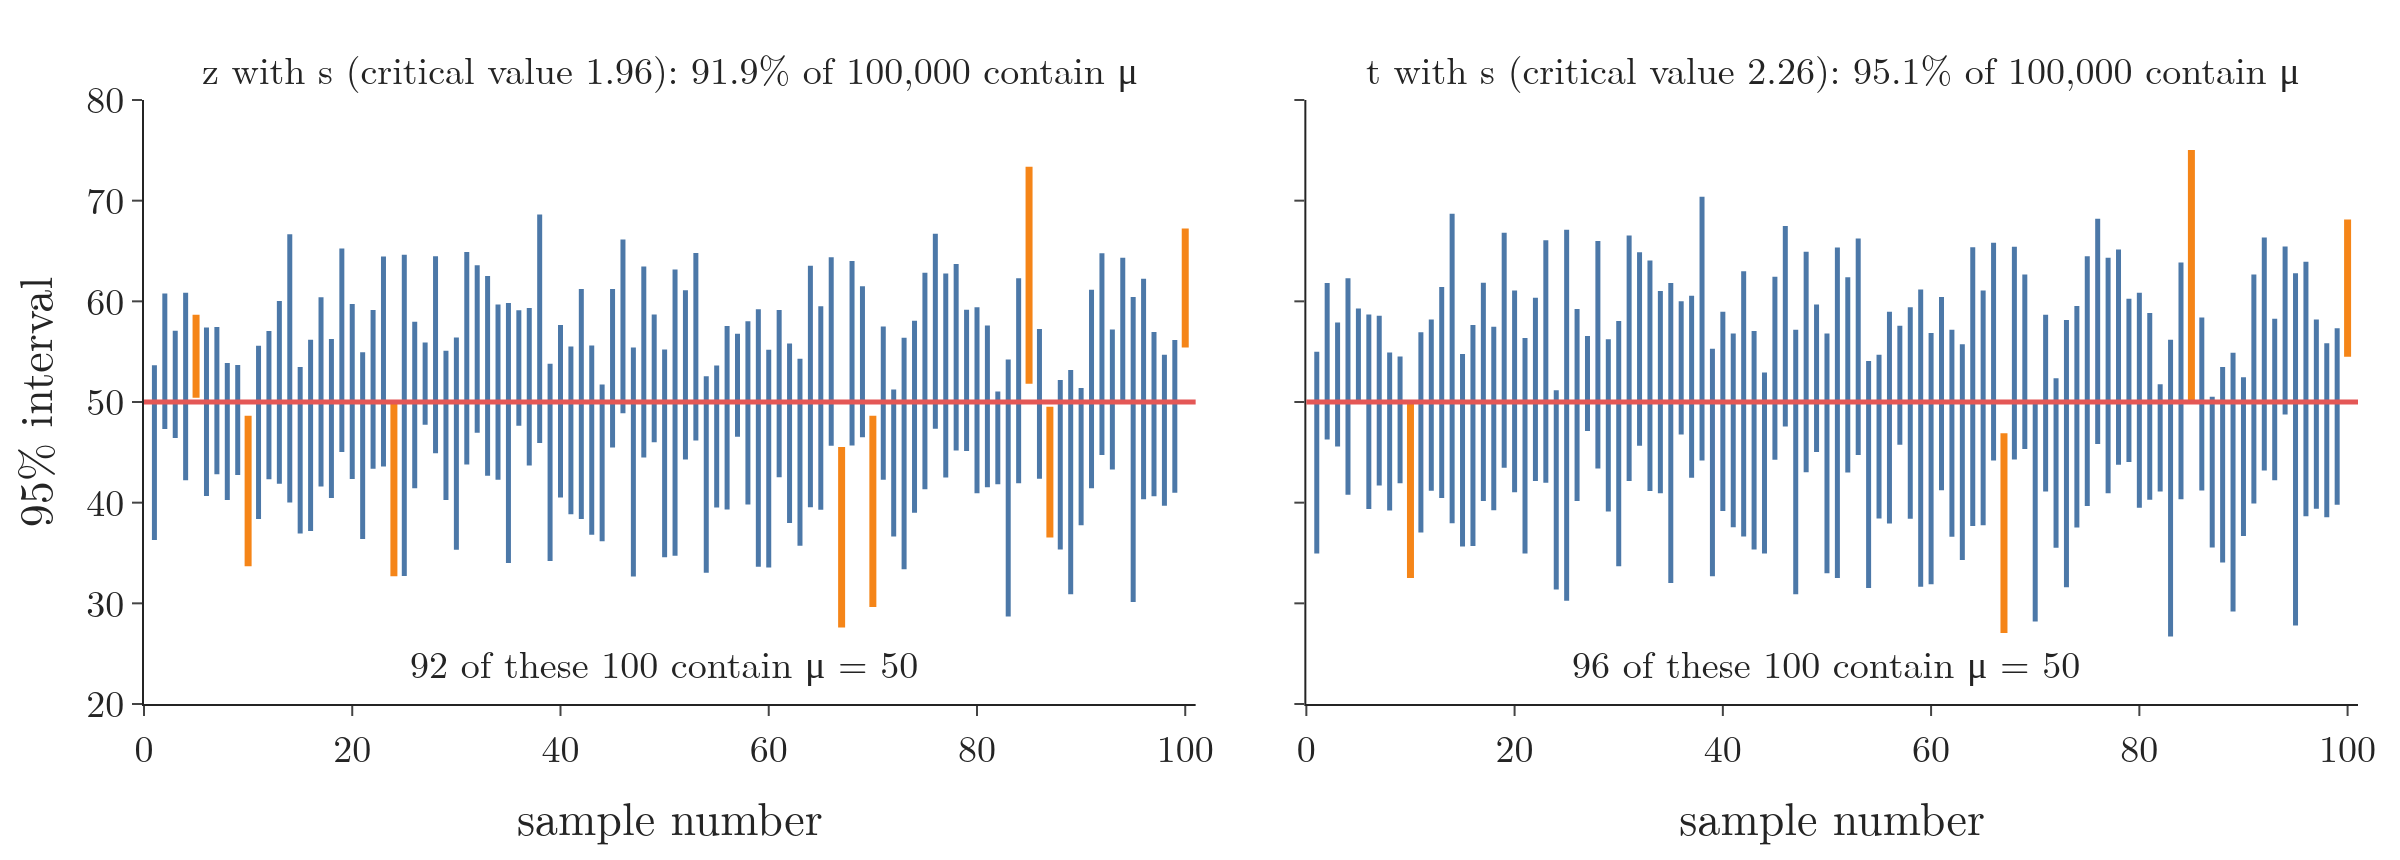

Recreate this plot in Python.
"""The same 100 samples of n = 10 from N(50, 15^2) with two 95% intervals each: z with the sample standard
deviation s (left, too narrow) and t with s (right). Coverage over 100,000 samples is printed in the titles."""
from pathlib import Path
import numpy as np
from plotly.subplots import make_subplots
from scipy import stats

here = Path(__file__).parent
BLUE, ORANGE, RED = "#4C78A8", "#F58518", "#E45756"
mu, sigma, n, level = 50, 15, 10, 0.95
crit = {"z": stats.norm.ppf((1 + level) / 2), "t": stats.t.ppf((1 + level) / 2, n - 1)}


def limits(sims, kind, seed=42):
    x = np.random.default_rng(seed).normal(mu, sigma, (sims, n))
    m, s = x.mean(axis=1), x.std(axis=1, ddof=1)
    e = crit[kind] * s / np.sqrt(n)
    return m - e, m + e


titles = []
for kind in ["z", "t"]:
    lo, hi = limits(100_000, kind)
    titles.append(f"{kind} with s (critical value {crit[kind]:.2f}): {np.mean((lo <= mu) & (mu <= hi)):.1%} of 100,000 contain μ")
fig = make_subplots(rows=1, cols=2, horizontal_spacing=0.05, shared_yaxes=True, subplot_titles=titles)
for col, kind in enumerate(["z", "t"], start=1):
    lo, hi = limits(100, kind)
    hit = (lo <= mu) & (mu <= hi)
    for ok, colour in [(True, BLUE), (False, ORANGE)]:
        xs, ys = [], []
        for i in np.flatnonzero(hit == ok):
            xs += [i + 1, i + 1, None]
            ys += [lo[i], hi[i], None]
        fig.add_scatter(x=xs, y=ys, mode="lines", line=dict(color=colour, width=2.5 if ok else 3.5), row=1, col=col)
    fig.add_hline(y=mu, line=dict(color=RED, width=2.5), opacity=1, layer="above", row=1, col=col)
    fig.add_annotation(x=50, y=24, text=f"{int(hit.sum())} of these 100 contain μ = 50", showarrow=False,
                       font_size=19, bgcolor="white", row=1, col=col)
    fig.update_xaxes(title_text="sample number", range=[0, 101], row=1, col=col)
fig.update_yaxes(title_text="95% interval", row=1, col=1)
fig.update_yaxes(range=[20, 80])
fig.update_annotations(font_size=19)
fig.update_layout(template="simple_white", width=1200, height=430, showlegend=False,
                  font=dict(family="Latin Modern Roman", size=19), margin=dict(l=70, r=20, t=50, b=50))
fig.write_image(here / "z_vs_t_coverage.png", scale=2)
fig.write_image(here / "z_vs_t_coverage.pdf")
